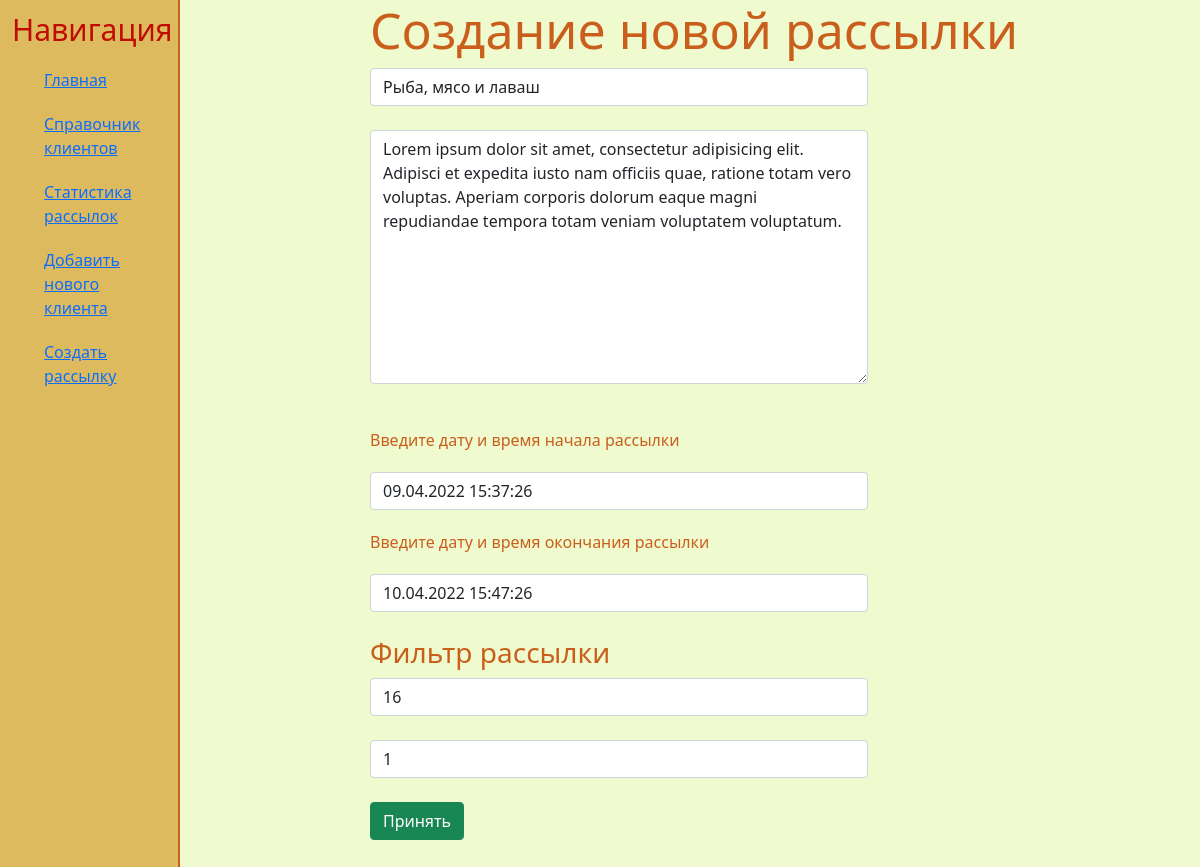
Page /edit_mailing/1 on the committed database.
### notification/models.py (models this page shows, shortened)
class Mailing(models.Model):
    theme = models.CharField('Тема рассылки', max_length=30, default='')
    text = models.TextField('Содержание рассылки', max_length=1000)
    timestart = models.DateTimeField("Время начала рассылки")
    timefinish = models.DateTimeField("Время окончания рассылки")
    ftag = models.CharField('Тег клиента', max_length=30, blank=True)
    foperator = models.DecimalField('Код мобильного оператора', max_digits=3, decimal_places=0)
    msg_stat = models.DecimalField('Количество отправленных сообщений', max_digits=7, decimal_places=0,default=0, blank=True)
    class Meta:
        verbose_name = 'Рассылка'
        verbose_name_plural = 'Рассылки'

### notification/views.py (the view)
# urls.py: path('edit_mailing/<int:pk>', views.MailingUpdateView.as_view(), name='edit_mailing'),
class MailingUpdateView(UpdateView):
    model = Mailing
    template_name = 'notification/create_mailing.html'
    context_object_name = 'mailing_key_url'
    form_class = MailingForm
    success_url = '/mailing_statistic'

### notification/forms.py
class MailingForm(ModelForm):
    class Meta:
        model = Mailing
        fields = ['theme', 'text', 'timestart', 'timefinish', 'ftag', 'foperator']
        widgets = {
            'theme':TextInput(attrs={
                'placeholder': "Тема рассылки",
                'class': 'form-control'
            }),
            'text': Textarea(attrs={
                'placeholder': "Текст рассылки",
                'class': "form-control"
            }),
            'timestart': DateTimeInput(attrs={
                'class': "form-control",
                'placeholder':'Дата начала рассылки',
                'value': str(datetime.datetime.now())[:-7]
            }),
            'timefinish': DateTimeInput(attrs={
                'class': "form-control",
                'placeholder':'Дата окончания рассылки',
                'value': str(datetime.datetime.now())[:-7]
            }),
            'foperator': NumberInput(attrs={
                'placeholder': "Код оператора",
                'class': "form-control"
            }),
            'ftag': TextInput(attrs={
                'placeholder': "Тег клиента",
                'class': "form-control"
            })
        }

### notification/templates/notification/create_mailing.html (shortened to what this page needs)
{% extends 'notification/layout.html' %}
{% block content %}
    <div class="features">
        <h1>Создание новой рассылки</h1>
        <form method="post">
            {{ form.theme }}<br>
            {{ form.text }}<br>
            <p>Введите дату и время начала рассылки</p>
            {{ form.timestart }}
            <p>Введите дату и время окончания рассылки</p>
            {{ form.timefinish }}<br>
            <h3>Фильтр рассылки</h3>
            {{ form.ftag }}<br>
            {{ form.foperator }}<br>
            <button class="btn btn-success" type="submit">Принять</button>
        </form>
    </div>
{% endblock %}

### notification/static/notification/css/main.css (style rules this page uses)
body { background: #EFFACE; }
main .features { margin-left: 50px; }
main .features h1 { font-size: 50px; }
main .features p { margin: 20px auto; }
main .features form { width: 60%; }
main h3 { width: 500px; }

### rows in the picture
Mailing: theme "Рыба, мясо и лаваш", text "Lorem ipsum dolor sit amet, consectetur adipisicing elit. Adipisci et expedita iusto nam officiis quae, ratione totam vero voluptas. Aperiam corporis dolorum eaque magni repudiandae tempora totam veniam voluptatem voluptatum.", timestart "09.04.2022 15:37:26", timefinish "10.04.2022 15:47:26", ftag "16", foperator "1"
